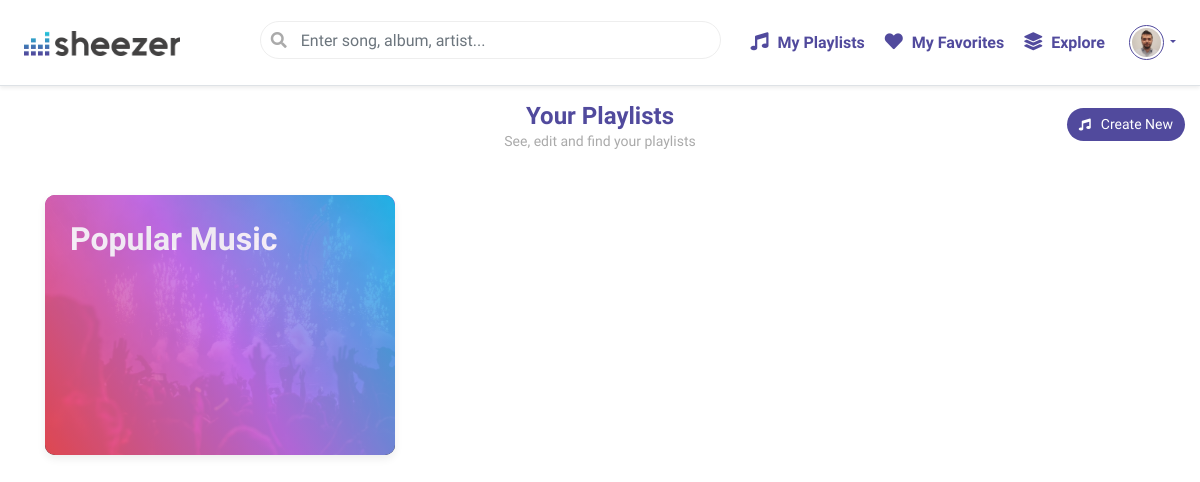
The page /music/playlists/ (signed in) on the database as committed earlier.
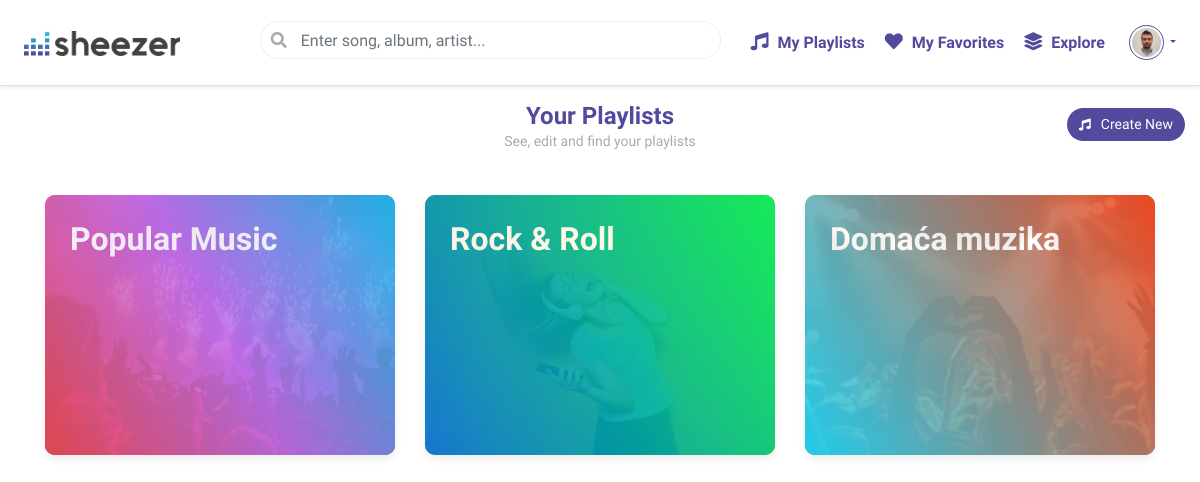
The same page on the database as committed later.
### accounts/models.py (models this page shows, shortened)
class Profile(models.Model):
    user = models.OneToOneField(User, on_delete = models.CASCADE)
    first_name = models.CharField(max_length = 100, blank = True)
    last_name = models.CharField(max_length = 100, blank = True)
    email = models.CharField(max_length = 100, blank = True)
    image = models.ImageField(default = 'default.png', upload_to = 'profile_pics')

### music/models.py (models this page shows, shortened)
class Playlist(models.Model):
    name = models.CharField(max_length = 100)
    creation_date = models.DateTimeField(auto_now = True)
    songs = models.ManyToManyField('Song')
    created_by = models.ForeignKey(User, on_delete = models.CASCADE)

### music/views.py (the view)
# urls.py: path('playlists/', views.playlists_view, name="playlists"),
def playlists_view(request):
    user = request.user
    playlists = Playlist.objects.filter(created_by = user).annotate(songs_count = Count('songs'))
    if 'playlistname' in request.POST:
        playlist_name = request.POST.get('playlistname')
        Playlist.objects.create(name = playlist_name, created_by = user)
        messages.info(request, 'Playlist has been created successfully!')
    return render(request, 'music/playlists.html', { 'data' : playlists })

### music/templates/music/playlists.html (shortened to what this page needs)
{% extends 'layout.html' %}
{% block content %}
<div class="container-fluid">
  <div class="page-header">
    <h1>Your Playlists</h1>
    <h6>See, edit and find your playlists</h6>
    <div class="actions">
      <button type="button" class="btn btn-primary" data-toggle="modal" data-target="#createPlaylistModal"><i class="fas fa-music"></i>Create New</button>
    </div>
  </div>
  <div class="container">
    <div class="row playlists-row">
      {% if data|length > 0 %}
      {% for playlist in data %}
        {% if forloop.first %}
         {{ empty }}
        {% else %}
        <div class="col-lg-4 col-md-6 col-sm-6 col-xs-12">
          <a href="{% url 'music:playlist' playlist.id %}">
            <div class="playlist-square">
              <div class="overlay">
                <h5>{{ playlist.name }}</h5>
              </div>
            </div>
          </a>
        </div>
        {% endif %}
      {% endfor %}
      {% else %}
      <div class="alert alert-secondary text-center w-50">
        You do not have any playlists created!
      </div>
      {% endif %}
    </div>
  </div>
</div>
{% endblock %}

### templates/layout.html (shortened to what this page needs)
{% load static from static %}
<!DOCTYPE html>
<html>
    <head>
        <link rel="stylesheet" href="https://stackpath.bootstrapcdn.com/bootstrap/4.4.1/css/bootstrap.min.css">
        <link rel="stylesheet" href="{% static 'styles.css' %}">
        <link href="https://cdnjs.cloudflare.com/ajax/libs/font-awesome/5.11.2/css/all.css" rel="stylesheet">
        <link href="https://cdn.datatables.net/1.10.20/css/dataTables.bootstrap4.min.css" rel="stylesheet">
    </head>
    <body>
        <header>
            <div class="d-flex flex-column flex-md-row align-items-center p-3 px-md-4 mb-3 bg-white border-bottom shadow-sm">
                <h5 class="my-0 mr-md-auto"><a href="{% url 'home' %}"><img src="{% static '/logo.png' %}" class="logo"/></a></h5>
                <div class="my-0 mr-md-auto nav-search-wrapper">
                    <form action="/music/search" method="GET" id="nav-search-form">
                        <input type="text" class="form-control" name="search" placeholder="Enter song, album, artist...">
                    </form>
                </div>
                {% if user.is_authenticated %}
                <nav class="my-2 my-md-0 mr-md-3">
                    <a class="p-2" href="{% url 'music:playlists' %}"><i class="fas fa-music"></i> My Playlists</a>
                    <a class="p-2" href="{% url 'music:favorites' %}"><i class="fas fa-heart"></i> My Favorites</a>
                    <a class="p-2" href="{% url 'music:explore' %}"><i class="fas fa-layer-group"></i> Explore</a>
                </nav>
                <div class="btn-group nav-dropdown">
                    <a href="#" class="dropdown-toggle" data-toggle="dropdown" aria-haspopup="true" aria-expanded="false">
                        <img src="{{ user.profile.image.url }}" alt="" class="rounded-circle">
                    </a>
                </div>
                {% else %}
                    <a class="btn btn-primary mr-2" href="{% url 'accounts:login' %}">Login</a>
                    <a class="btn btn-secondary" href="{% url 'accounts:signup' %}">Signup</a>
                {% endif %}
            </div>
        </header>
       <div class="wrapper">
            {% if user.is_authenticated %}
                {% block content %}
                {% endblock %}
            {% else %}
                <div class="alert alert-secondary text-center mr-3 ml-3">
                    <i class="fas fa-user-lock fa-2x"></i><br>
                    You don't have permissions to see this page.<br> Please log in to continue!
                </div>
            {% endif %}
       </div>
    </body>
</html>

### assets/styles.css (style rules this page uses)
body { margin: 0; padding: 0; background: #fff; font-family: 'Nunito Sans', sans-serif; }
form input { display: block; background-color: #fff; border: 1px solid #ccc; border-radius: 5px; margin-top: 5px; margin-bottom: 10px; height: 35px; padding: 5px 10px; width: 100%; }
.page-header { text-align: center; margin-bottom: 25px; }
.page-header h1 { font-size: 24px; font-weight: 600; color: #514A9D; margin-bottom: 2px; }
.page-header h6 { font-size: 14px; color: #aaa; }
.page-header .actions { margin-top: -50px; float: right; }
.page-header .actions button { background-color: #514A9D; border: 0px; font-size: 14px; border-radius: 20px; }
.page-header .actions button i { font-size: 12px; margin-right: 10px; }
.logo { height: 25px; }
nav a { display: inline-block; font-weight: 600; color: #514A9D; }
nav a i { font-size: 18px; margin-right: 5px; }
.nav-search-wrapper { width: 40%; margin-left: 5%; }
#nav-search-form input { padding-left: 40px; border-radius: 25px; border: 1px solid #eee; }
.nav-dropdown .dropdown-toggle { color: #514A9D; font-size: 12px; }
.nav-dropdown .dropdown-toggle img { height: 35px; width: 35px; padding: 2px; border: 1px solid #514A9D; }
.playlist-square { background: #fff; height: 260px; border-radius: 10px; padding: 40px 10px; margin: 20px 0px; cursor: pointer; box-shadow: 0 .235rem .55rem rgba(0, 0, 0, .075) !important; background-image: url('../media/playlist_covers/1.jpg'); background-size: cover; position: relative; }
.playlist-square .overlay { position: relative; background: rgb(81, 74, 157); background: linear-gradient(60deg, rgba(81, 74, 157, 1) 0%, rgba(36, 198, 220, 1) 100%); height: 100%; width: 100%; top: 0; left: 0; position: absolute; padding: 25px; border-radius: 10px; opacity: 0.9; }
.playlists-row> :nth-child(4n+1) .playlist-square { background-image: url('../media/playlist_covers/2.jpg'); }
.playlists-row> :nth-child(4n+2) .playlist-square { background-image: url('../media/playlist_covers/3.jpg'); }
.playlists-row> :nth-child(4n+1) .overlay { background: #12c2e9; background: -webkit-linear-gradient(60deg, #f64f59, #c471ed, #12c2e9); background: linear-gradient(60deg, #f64f59, #c471ed, #12c2e9); }
.playlists-row> :nth-child(4n+2) .overlay { background: #00F260; background: -webkit-linear-gradient(60deg, #0575E6, #00F260); background: linear-gradient(60deg, #0575E6, #00F260); }
.playlists-row> :nth-child(4n+3) .overlay { background: #ff4b1f; background: -webkit-linear-gradient(60deg, #1fddff, #ff4b1f); background: linear-gradient(60deg, #1fddff, #ff4b1f); }
.playlist-square .overlay h5 { color: #fff; font-size: 32px; font-weight: 600; }

Rows that differ between the two databases and show on the page:
added Playlist: name "Rock & Roll"
added Playlist: name "Domaća muzika"
